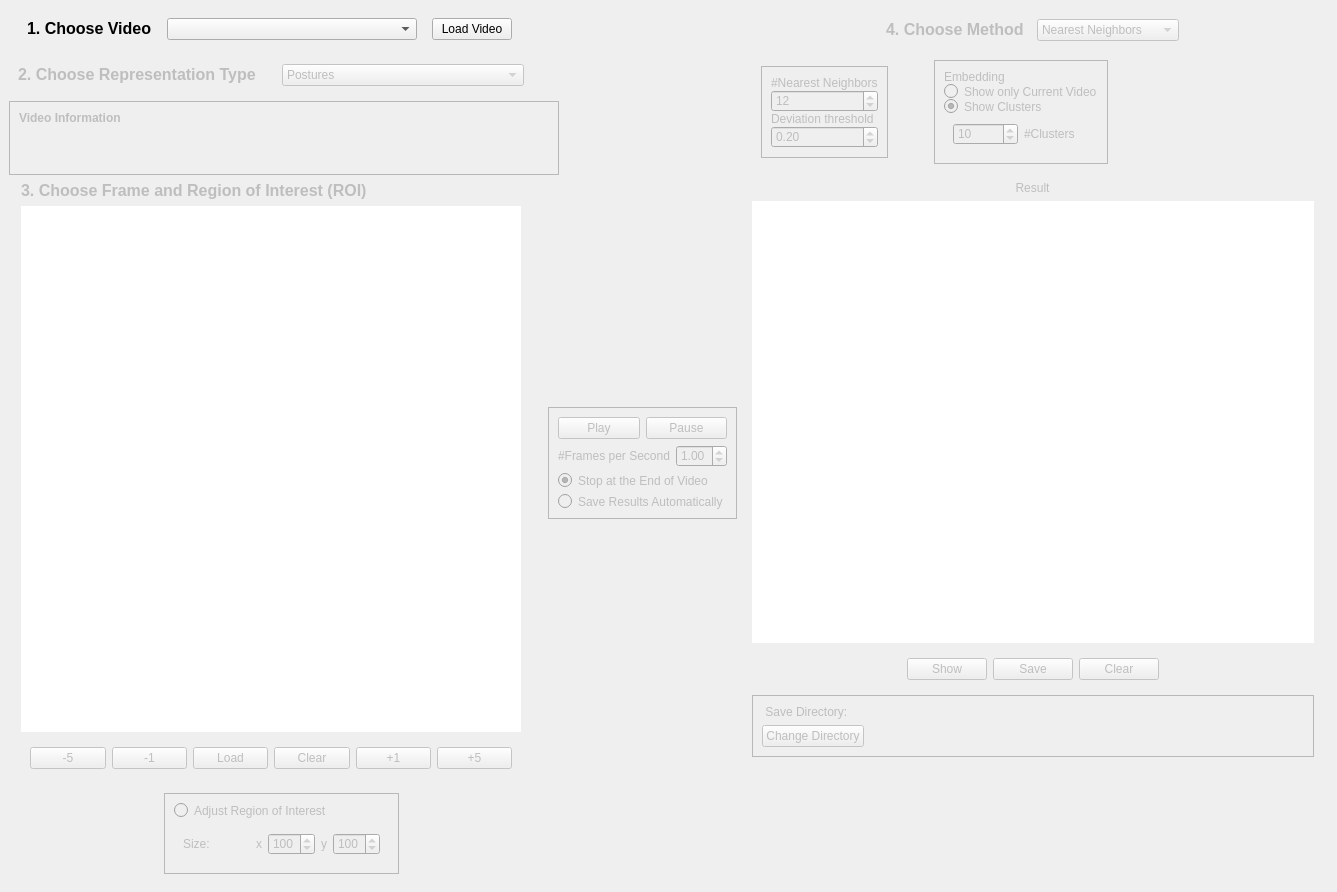
<?xml version="1.0" encoding="UTF-8"?>
<ui version="4.0">
 <class>MainWindow</class>
 <widget class="QMainWindow" name="MainWindow">
  <property name="geometry">
   <rect>
    <x>0</x>
    <y>0</y>
    <width>1337</width>
    <height>892</height>
   </rect>
  </property>
  <property name="windowTitle">
   <string>Similarity</string>
  </property>
  <property name="windowIcon">
   <iconset>
    <normaloff>:/compvis.jpg</normaloff>:/compvis.jpg</iconset>
  </property>
  <widget class="QWidget" name="centralwidget">
   <layout class="QGridLayout" name="gridLayout_6">
    <item row="1" column="0">
     <widget class="QWidget" name="Widget_chooseReprType" native="true">
      <property name="enabled">
       <bool>false</bool>
      </property>
      <layout class="QHBoxLayout" name="horizontalLayout_4">
       <property name="spacing">
        <number>21</number>
       </property>
       <item>
        <widget class="QLabel" name="Label_chooseReprType">
         <property name="text">
          <string>&lt;html&gt;&lt;head/&gt;&lt;body&gt;&lt;p&gt;&lt;span style=&quot; font-size:12pt; font-weight:600;&quot;&gt;2. Choose Representation Type&lt;/span&gt;&lt;/p&gt;&lt;/body&gt;&lt;/html&gt;</string>
         </property>
        </widget>
       </item>
       <item>
        <widget class="QComboBox" name="ComboBox_chooseReprType">
         <item>
          <property name="text">
           <string>Postures</string>
          </property>
         </item>
         <item>
          <property name="text">
           <string>Sequences</string>
          </property>
         </item>
        </widget>
       </item>
      </layout>
     </widget>
    </item>
    <item row="0" column="0">
     <widget class="QWidget" name="Widget_chooseVideo" native="true">
      <property name="sizePolicy">
       <sizepolicy hsizetype="Maximum" vsizetype="Maximum">
        <horstretch>0</horstretch>
        <verstretch>0</verstretch>
       </sizepolicy>
      </property>
      <property name="maximumSize">
       <size>
        <width>550</width>
        <height>16777215</height>
       </size>
      </property>
      <layout class="QHBoxLayout" name="horizontalLayout_2">
       <item>
        <widget class="QLabel" name="Label_video">
         <property name="sizePolicy">
          <sizepolicy hsizetype="Maximum" vsizetype="Preferred">
           <horstretch>0</horstretch>
           <verstretch>0</verstretch>
          </sizepolicy>
         </property>
         <property name="text">
          <string>&lt;html&gt;&lt;head/&gt;&lt;body&gt;&lt;p&gt;&lt;span style=&quot; font-size:12pt; font-weight:600;&quot;&gt;1. Choose Video&lt;/span&gt;&lt;/p&gt;&lt;/body&gt;&lt;/html&gt;</string>
         </property>
        </widget>
       </item>
       <item>
        <widget class="QComboBox" name="ComboBox_chooseVideo">
         <property name="sizePolicy">
          <sizepolicy hsizetype="Maximum" vsizetype="Maximum">
           <horstretch>0</horstretch>
           <verstretch>0</verstretch>
          </sizepolicy>
         </property>
         <property name="minimumSize">
          <size>
           <width>250</width>
           <height>0</height>
          </size>
         </property>
         <property name="editable">
          <bool>false</bool>
         </property>
        </widget>
       </item>
       <item>
        <widget class="QPushButton" name="PushButton_confirmVideo">
         <property name="sizePolicy">
          <sizepolicy hsizetype="Maximum" vsizetype="Preferred">
           <horstretch>0</horstretch>
           <verstretch>0</verstretch>
          </sizepolicy>
         </property>
         <property name="text">
          <string>Load Video</string>
         </property>
        </widget>
       </item>
      </layout>
     </widget>
    </item>
    <item row="3" column="2">
     <layout class="QVBoxLayout" name="verticalLayout_7">
      <property name="rightMargin">
       <number>14</number>
      </property>
      <item alignment="Qt::AlignHCenter">
       <widget class="QLabel" name="Label_showResult_title">
        <property name="enabled">
         <bool>false</bool>
        </property>
        <property name="text">
         <string>&lt;html&gt;&lt;head/&gt;&lt;body&gt;&lt;p align=&quot;center&quot;&gt;Result&lt;/p&gt;&lt;/body&gt;&lt;/html&gt;</string>
        </property>
       </widget>
      </item>
      <item>
       <widget class="QLabel" name="Label_showResult">
        <property name="sizePolicy">
         <sizepolicy hsizetype="Expanding" vsizetype="Expanding">
          <horstretch>0</horstretch>
          <verstretch>0</verstretch>
         </sizepolicy>
        </property>
        <property name="minimumSize">
         <size>
          <width>0</width>
          <height>0</height>
         </size>
        </property>
        <property name="styleSheet">
         <string notr="true">background-color: rgb(255, 255, 255);</string>
        </property>
        <property name="text">
         <string/>
        </property>
       </widget>
      </item>
      <item alignment="Qt::AlignHCenter">
       <widget class="QWidget" name="Widget_buttons_result" native="true">
        <property name="enabled">
         <bool>false</bool>
        </property>
        <property name="sizePolicy">
         <sizepolicy hsizetype="Maximum" vsizetype="Maximum">
          <horstretch>0</horstretch>
          <verstretch>0</verstretch>
         </sizepolicy>
        </property>
        <layout class="QHBoxLayout" name="horizontalLayout_8">
         <item>
          <widget class="QPushButton" name="PushButton_reloadResult">
           <property name="sizePolicy">
            <sizepolicy hsizetype="Maximum" vsizetype="Maximum">
             <horstretch>0</horstretch>
             <verstretch>0</verstretch>
            </sizepolicy>
           </property>
           <property name="text">
            <string>Show</string>
           </property>
          </widget>
         </item>
         <item>
          <widget class="QPushButton" name="PushButton_saveResult">
           <property name="text">
            <string>Save</string>
           </property>
          </widget>
         </item>
         <item>
          <widget class="QPushButton" name="PushButton_clearResult">
           <property name="sizePolicy">
            <sizepolicy hsizetype="Maximum" vsizetype="Maximum">
             <horstretch>0</horstretch>
             <verstretch>0</verstretch>
            </sizepolicy>
           </property>
           <property name="text">
            <string>Clear</string>
           </property>
          </widget>
         </item>
        </layout>
       </widget>
      </item>
      <item>
       <widget class="QFrame" name="Frame_save">
        <property name="enabled">
         <bool>false</bool>
        </property>
        <property name="styleSheet">
         <string notr="true">border-color: rgb(0, 0, 0);</string>
        </property>
        <property name="frameShape">
         <enum>QFrame::StyledPanel</enum>
        </property>
        <property name="frameShadow">
         <enum>QFrame::Raised</enum>
        </property>
        <layout class="QGridLayout" name="gridLayout_4">
         <item row="1" column="0">
          <widget class="QPushButton" name="PushButton_save_changeFolder">
           <property name="text">
            <string>Change Directory</string>
           </property>
          </widget>
         </item>
         <item row="1" column="1">
          <spacer name="horizontalSpacer_2">
           <property name="orientation">
            <enum>Qt::Horizontal</enum>
           </property>
           <property name="sizeHint" stdset="0">
            <size>
             <width>40</width>
             <height>20</height>
            </size>
           </property>
          </spacer>
         </item>
         <item row="0" column="0">
          <widget class="QLabel" name="Label_save_label">
           <property name="text">
            <string> Save Directory:</string>
           </property>
          </widget>
         </item>
         <item row="0" column="1">
          <widget class="QLabel" name="Label_save_currentFolder">
           <property name="text">
            <string/>
           </property>
           <property name="wordWrap">
            <bool>true</bool>
           </property>
          </widget>
         </item>
        </layout>
       </widget>
      </item>
      <item>
       <widget class="QWidget" name="widget_2" native="true">
        <property name="sizePolicy">
         <sizepolicy hsizetype="Preferred" vsizetype="Fixed">
          <horstretch>0</horstretch>
          <verstretch>0</verstretch>
         </sizepolicy>
        </property>
        <property name="minimumSize">
         <size>
          <width>0</width>
          <height>120</height>
         </size>
        </property>
        <property name="maximumSize">
         <size>
          <width>16777215</width>
          <height>120</height>
         </size>
        </property>
        <property name="styleSheet">
         <string notr="true"/>
        </property>
        <layout class="QVBoxLayout" name="verticalLayout_5">
         <item>
          <spacer name="verticalSpacer">
           <property name="orientation">
            <enum>Qt::Vertical</enum>
           </property>
           <property name="sizeType">
            <enum>QSizePolicy::Maximum</enum>
           </property>
           <property name="sizeHint" stdset="0">
            <size>
             <width>20</width>
             <height>100</height>
            </size>
           </property>
          </spacer>
         </item>
         <item>
          <widget class="QLabel" name="Label_info_inbetween">
           <property name="sizePolicy">
            <sizepolicy hsizetype="Preferred" vsizetype="Preferred">
             <horstretch>0</horstretch>
             <verstretch>0</verstretch>
            </sizepolicy>
           </property>
           <property name="minimumSize">
            <size>
             <width>0</width>
             <height>0</height>
            </size>
           </property>
           <property name="text">
            <string/>
           </property>
           <property name="wordWrap">
            <bool>true</bool>
           </property>
          </widget>
         </item>
        </layout>
       </widget>
      </item>
      <item>
       <layout class="QHBoxLayout" name="horizontalLayout">
        <property name="leftMargin">
         <number>0</number>
        </property>
        <property name="rightMargin">
         <number>0</number>
        </property>
       </layout>
      </item>
     </layout>
    </item>
    <item row="0" column="2" rowspan="3">
     <layout class="QVBoxLayout" name="Layout_method">
      <property name="spacing">
       <number>0</number>
      </property>
      <property name="leftMargin">
       <number>0</number>
      </property>
      <property name="rightMargin">
       <number>14</number>
      </property>
      <item alignment="Qt::AlignHCenter">
       <widget class="QWidget" name="Widget_method" native="true">
        <property name="enabled">
         <bool>false</bool>
        </property>
        <property name="sizePolicy">
         <sizepolicy hsizetype="Maximum" vsizetype="Maximum">
          <horstretch>0</horstretch>
          <verstretch>0</verstretch>
         </sizepolicy>
        </property>
        <layout class="QGridLayout" name="gridLayout_5">
         <item row="0" column="0">
          <layout class="QHBoxLayout" name="horizontalLayout_10">
           <property name="spacing">
            <number>13</number>
           </property>
           <item>
            <widget class="QLabel" name="Label_chooseMethod">
             <property name="sizePolicy">
              <sizepolicy hsizetype="Maximum" vsizetype="Maximum">
               <horstretch>0</horstretch>
               <verstretch>0</verstretch>
              </sizepolicy>
             </property>
             <property name="text">
              <string>&lt;html&gt;&lt;head/&gt;&lt;body&gt;&lt;p&gt;&lt;span style=&quot; font-size:12pt; font-weight:600;&quot;&gt;4. Choose Method&lt;/span&gt;&lt;/p&gt;&lt;/body&gt;&lt;/html&gt;</string>
             </property>
            </widget>
           </item>
           <item>
            <widget class="QComboBox" name="ComboBox_compute">
             <property name="sizePolicy">
              <sizepolicy hsizetype="Maximum" vsizetype="Maximum">
               <horstretch>0</horstretch>
               <verstretch>0</verstretch>
              </sizepolicy>
             </property>
             <item>
              <property name="text">
               <string>Nearest Neighbors</string>
              </property>
             </item>
             <item>
              <property name="text">
               <string>Low-dim Embedding</string>
              </property>
             </item>
             <item>
              <property name="text">
               <string>Magnification</string>
              </property>
             </item>
            </widget>
           </item>
          </layout>
         </item>
        </layout>
       </widget>
      </item>
      <item>
       <widget class="QWidget" name="Widget_methodParameters" native="true">
        <property name="sizePolicy">
         <sizepolicy hsizetype="Maximum" vsizetype="Maximum">
          <horstretch>0</horstretch>
          <verstretch>0</verstretch>
         </sizepolicy>
        </property>
        <layout class="QHBoxLayout" name="horizontalLayout_5">
         <item>
          <widget class="QFrame" name="Frame_nrNN">
           <property name="enabled">
            <bool>false</bool>
           </property>
           <property name="sizePolicy">
            <sizepolicy hsizetype="Maximum" vsizetype="Maximum">
             <horstretch>0</horstretch>
             <verstretch>0</verstretch>
            </sizepolicy>
           </property>
           <property name="styleSheet">
            <string notr="true">border-color: rgb(0, 0, 0);</string>
           </property>
           <property name="frameShape">
            <enum>QFrame::StyledPanel</enum>
           </property>
           <property name="frameShadow">
            <enum>QFrame::Raised</enum>
           </property>
           <layout class="QGridLayout" name="gridLayout_8">
            <item row="0" column="0">
             <layout class="QVBoxLayout" name="verticalLayout_2">
              <property name="spacing">
               <number>0</number>
              </property>
              <item>
               <widget class="QLabel" name="Label_NN">
                <property name="sizePolicy">
                 <sizepolicy hsizetype="Preferred" vsizetype="Preferred">
                  <horstretch>0</horstretch>
                  <verstretch>0</verstretch>
                 </sizepolicy>
                </property>
                <property name="text">
                 <string>&lt;html&gt;&lt;head/&gt;&lt;body&gt;&lt;p&gt;#Nearest Neighbors&lt;/p&gt;&lt;/body&gt;&lt;/html&gt;</string>
                </property>
               </widget>
              </item>
              <item>
               <widget class="QSpinBox" name="SpinBox_chooseNumberNN">
                <property name="sizePolicy">
                 <sizepolicy hsizetype="Preferred" vsizetype="Preferred">
                  <horstretch>0</horstretch>
                  <verstretch>0</verstretch>
                 </sizepolicy>
                </property>
                <property name="minimum">
                 <number>1</number>
                </property>
                <property name="maximum">
                 <number>50</number>
                </property>
                <property name="value">
                 <number>12</number>
                </property>
               </widget>
              </item>
              <item>
               <widget class="QLabel" name="label_magnification_th">
                <property name="text">
                 <string>Deviation threshold</string>
                </property>
               </widget>
              </item>
              <item>
               <widget class="QDoubleSpinBox" name="doubleSpinBox_magnification_th">
                <property name="enabled">
                 <bool>false</bool>
                </property>
                <property name="singleStep">
                 <double>0.010000000000000</double>
                </property>
                <property name="value">
                 <double>0.200000000000000</double>
                </property>
               </widget>
              </item>
             </layout>
            </item>
           </layout>
          </widget>
         </item>
         <item>
          <spacer name="horizontalSpacer_3">
           <property name="orientation">
            <enum>Qt::Horizontal</enum>
           </property>
           <property name="sizeType">
            <enum>QSizePolicy::Expanding</enum>
           </property>
           <property name="sizeHint" stdset="0">
            <size>
             <width>40</width>
             <height>20</height>
            </size>
           </property>
          </spacer>
         </item>
         <item>
          <widget class="QFrame" name="Frame_embSource">
           <property name="enabled">
            <bool>false</bool>
           </property>
           <property name="sizePolicy">
            <sizepolicy hsizetype="Maximum" vsizetype="Maximum">
             <horstretch>0</horstretch>
             <verstretch>0</verstretch>
            </sizepolicy>
           </property>
           <property name="styleSheet">
            <string notr="true">border-color: rgb(0, 0, 0);</string>
           </property>
           <property name="frameShape">
            <enum>QFrame::StyledPanel</enum>
           </property>
           <property name="frameShadow">
            <enum>QFrame::Raised</enum>
           </property>
           <layout class="QGridLayout" name="gridLayout_2">
            <item row="0" column="1">
             <layout class="QVBoxLayout" name="verticalLayout_9">
              <property name="spacing">
               <number>0</number>
              </property>
              <item>
               <widget class="QLabel" name="Label_embedding">
                <property name="text">
                 <string>Embedding</string>
                </property>
               </widget>
              </item>
              <item>
               <widget class="QRadioButton" name="RadioButton_embedding">
                <property name="text">
                 <string>Show only Current Video</string>
                </property>
                <property name="autoExclusive">
                 <bool>false</bool>
                </property>
               </widget>
              </item>
              <item>
               <widget class="QRadioButton" name="RadioButton_showClusters">
                <property name="text">
                 <string>Show Clusters</string>
                </property>
                <property name="checked">
                 <bool>true</bool>
                </property>
                <property name="autoExclusive">
                 <bool>false</bool>
                </property>
               </widget>
              </item>
              <item>
               <widget class="QWidget" name="Widget_nrClusters" native="true">
                <layout class="QHBoxLayout" name="horizontalLayout_3">
                 <item>
                  <widget class="QSpinBox" name="SpinBox_nrClusters">
                   <property name="minimum">
                    <number>5</number>
                   </property>
                   <property name="maximum">
                    <number>50</number>
                   </property>
                   <property name="value">
                    <number>10</number>
                   </property>
                  </widget>
                 </item>
                 <item>
                  <widget class="QLabel" name="Label_nrClusters">
                   <property name="text">
                    <string>#Clusters</string>
                   </property>
                  </widget>
                 </item>
                </layout>
               </widget>
              </item>
             </layout>
            </item>
           </layout>
          </widget>
         </item>
        </layout>
       </widget>
      </item>
     </layout>
    </item>
    <item row="3" column="1">
     <widget class="QWidget" name="Widget_play" native="true">
      <layout class="QVBoxLayout" name="verticalLayout_4">
       <item>
        <spacer name="verticalSpacer_4">
         <property name="orientation">
          <enum>Qt::Vertical</enum>
         </property>
         <property name="sizeType">
          <enum>QSizePolicy::Preferred</enum>
         </property>
         <property name="sizeHint" stdset="0">
          <size>
           <width>20</width>
           <height>350</height>
          </size>
         </property>
        </spacer>
       </item>
       <item>
        <widget class="QFrame" name="Frame_play">
         <property name="enabled">
          <bool>false</bool>
         </property>
         <property name="sizePolicy">
          <sizepolicy hsizetype="Maximum" vsizetype="Maximum">
           <horstretch>0</horstretch>
           <verstretch>0</verstretch>
          </sizepolicy>
         </property>
         <property name="styleSheet">
          <string notr="true">border-color: rgb(0, 0, 0);</string>
         </property>
         <property name="frameShape">
          <enum>QFrame::StyledPanel</enum>
         </property>
         <property name="frameShadow">
          <enum>QFrame::Raised</enum>
         </property>
         <layout class="QVBoxLayout" name="verticalLayout">
          <item>
           <layout class="QVBoxLayout" name="verticalLayout_3">
            <property name="spacing">
             <number>6</number>
            </property>
            <item>
             <layout class="QHBoxLayout" name="horizontalLayout_9">
              <property name="spacing">
               <number>6</number>
              </property>
              <item>
               <widget class="QPushButton" name="PushButton_play">
                <property name="text">
                 <string>Play</string>
                </property>
               </widget>
              </item>
              <item>
               <widget class="QPushButton" name="PushButton_pause">
                <property name="text">
                 <string>Pause</string>
                </property>
               </widget>
              </item>
             </layout>
            </item>
            <item>
             <layout class="QHBoxLayout" name="horizontalLayout_7">
              <property name="spacing">
               <number>6</number>
              </property>
              <item>
               <widget class="QLabel" name="Label_slider">
                <property name="text">
                 <string>&lt;html&gt;&lt;head/&gt;&lt;body&gt;&lt;p align=&quot;center&quot;&gt;#Frames per Second&lt;/p&gt;&lt;/body&gt;&lt;/html&gt;</string>
                </property>
               </widget>
              </item>
              <item>
               <widget class="QDoubleSpinBox" name="DoubleSpinBox_secPerFrame">
                <property name="minimum">
                 <double>0.200000000000000</double>
                </property>
                <property name="maximum">
                 <double>5.000000000000000</double>
                </property>
                <property name="singleStep">
                 <double>0.200000000000000</double>
                </property>
                <property name="value">
                 <double>1.000000000000000</double>
                </property>
               </widget>
              </item>
             </layout>
            </item>
           </layout>
          </item>
          <item>
           <widget class="QRadioButton" name="RadioButton_play_automaticStop">
            <property name="text">
             <string>Stop at the End of Video</string>
            </property>
            <property name="checked">
             <bool>true</bool>
            </property>
            <property name="autoExclusive">
             <bool>false</bool>
            </property>
           </widget>
          </item>
          <item>
           <widget class="QRadioButton" name="RadioButton_automaticSaving">
            <property name="text">
             <string>Save Results Automatically</string>
            </property>
            <property name="autoExclusive">
             <bool>false</bool>
            </property>
           </widget>
          </item>
         </layout>
        </widget>
       </item>
       <item>
        <spacer name="verticalSpacer_5">
         <property name="orientation">
          <enum>Qt::Vertical</enum>
         </property>
         <property name="sizeType">
          <enum>QSizePolicy::Preferred</enum>
         </property>
         <property name="sizeHint" stdset="0">
          <size>
           <width>20</width>
           <height>487</height>
          </size>
         </property>
        </spacer>
       </item>
      </layout>
     </widget>
    </item>
    <item row="2" column="0" colspan="2">
     <widget class="QFrame" name="Frame_vidInfo">
      <property name="enabled">
       <bool>false</bool>
      </property>
      <property name="sizePolicy">
       <sizepolicy hsizetype="Maximum" vsizetype="Maximum">
        <horstretch>0</horstretch>
        <verstretch>0</verstretch>
       </sizepolicy>
      </property>
      <property name="minimumSize">
       <size>
        <width>550</width>
        <height>0</height>
       </size>
      </property>
      <property name="styleSheet">
       <string notr="true">border-color: rgb(0, 0, 0);
border-width: 10</string>
      </property>
      <property name="frameShape">
       <enum>QFrame::StyledPanel</enum>
      </property>
      <property name="frameShadow">
       <enum>QFrame::Raised</enum>
      </property>
      <layout class="QGridLayout" name="gridLayout">
       <item row="0" column="0">
        <widget class="QLabel" name="Label_info_title">
         <property name="text">
          <string>&lt;html&gt;&lt;head/&gt;&lt;body&gt;&lt;p&gt;&lt;span style=&quot; font-weight:600;&quot;&gt;Video Information&lt;/span&gt;&lt;/p&gt;&lt;/body&gt;&lt;/html&gt;</string>
         </property>
        </widget>
       </item>
       <item row="2" column="0">
        <widget class="QLabel" name="Label_info_video">
         <property name="styleSheet">
          <string notr="true"/>
         </property>
         <property name="text">
          <string/>
         </property>
        </widget>
       </item>
       <item row="1" column="0">
        <widget class="QLabel" name="Label_info_project">
         <property name="styleSheet">
          <string notr="true"/>
         </property>
         <property name="text">
          <string/>
         </property>
        </widget>
       </item>
      </layout>
     </widget>
    </item>
    <item row="3" column="0">
     <layout class="QVBoxLayout" name="Layout_chooseFrame">
      <property name="leftMargin">
       <number>12</number>
      </property>
      <property name="rightMargin">
       <number>12</number>
      </property>
      <item>
       <widget class="QLabel" name="Label_frame">
        <property name="enabled">
         <bool>false</bool>
        </property>
        <property name="sizePolicy">
         <sizepolicy hsizetype="Preferred" vsizetype="Preferred">
          <horstretch>0</horstretch>
          <verstretch>0</verstretch>
         </sizepolicy>
        </property>
        <property name="text">
         <string>&lt;html&gt;&lt;head/&gt;&lt;body&gt;&lt;p&gt;&lt;span style=&quot; font-size:12pt; font-weight:600;&quot;&gt;3. Choose Frame and Region of Interest (ROI)&lt;/span&gt;&lt;/p&gt;&lt;/body&gt;&lt;/html&gt;</string>
        </property>
       </widget>
      </item>
      <item>
       <widget class="QLabel" name="Label_showFrame">
        <property name="enabled">
         <bool>true</bool>
        </property>
        <property name="sizePolicy">
         <sizepolicy hsizetype="Maximum" vsizetype="Expanding">
          <horstretch>0</horstretch>
          <verstretch>0</verstretch>
         </sizepolicy>
        </property>
        <property name="minimumSize">
         <size>
          <width>450</width>
          <height>400</height>
         </size>
        </property>
        <property name="maximumSize">
         <size>
          <width>500</width>
          <height>16777215</height>
         </size>
        </property>
        <property name="styleSheet">
         <string notr="true">background-color: rgb(255, 255, 255);</string>
        </property>
        <property name="text">
         <string/>
        </property>
       </widget>
      </item>
      <item>
       <widget class="QWidget" name="Widget_buttons_frame" native="true">
        <property name="enabled">
         <bool>false</bool>
        </property>
        <property name="sizePolicy">
         <sizepolicy hsizetype="Maximum" vsizetype="Preferred">
          <horstretch>0</horstretch>
          <verstretch>0</verstretch>
         </sizepolicy>
        </property>
        <property name="maximumSize">
         <size>
          <width>500</width>
          <height>16777215</height>
         </size>
        </property>
        <layout class="QHBoxLayout" name="horizontalLayout_12">
         <item>
          <widget class="QPushButton" name="PushButton_goLeftLeft">
           <property name="sizePolicy">
            <sizepolicy hsizetype="Preferred" vsizetype="Preferred">
             <horstretch>0</horstretch>
             <verstretch>0</verstretch>
            </sizepolicy>
           </property>
           <property name="text">
            <string>-5</string>
           </property>
          </widget>
         </item>
         <item>
          <widget class="QPushButton" name="PushButton_goLeft">
           <property name="sizePolicy">
            <sizepolicy hsizetype="Preferred" vsizetype="Preferred">
             <horstretch>0</horstretch>
             <verstretch>0</verstretch>
            </sizepolicy>
           </property>
           <property name="text">
            <string>-1</string>
           </property>
          </widget>
         </item>
         <item>
          <widget class="QPushButton" name="PushButton_reloadFrame">
           <property name="sizePolicy">
            <sizepolicy hsizetype="Maximum" vsizetype="Maximum">
             <horstretch>0</horstretch>
             <verstretch>0</verstretch>
            </sizepolicy>
           </property>
           <property name="text">
            <string>Load</string>
           </property>
          </widget>
         </item>
         <item>
          <widget class="QPushButton" name="PushButton_clearFrame">
           <property name="sizePolicy">
            <sizepolicy hsizetype="Maximum" vsizetype="Maximum">
             <horstretch>0</horstretch>
             <verstretch>0</verstretch>
            </sizepolicy>
           </property>
           <property name="text">
            <string>Clear</string>
           </property>
          </widget>
         </item>
         <item>
          <widget class="QPushButton" name="PushButton_goRight">
           <property name="sizePolicy">
            <sizepolicy hsizetype="Preferred" vsizetype="Preferred">
             <horstretch>0</horstretch>
             <verstretch>0</verstretch>
            </sizepolicy>
           </property>
           <property name="toolTip">
            <string extracomment="Move 1 frame forward"/>
           </property>
           <property name="text">
            <string>+1</string>
           </property>
          </widget>
         </item>
         <item>
          <widget class="QPushButton" name="PushButton_goRightRight">
           <property name="sizePolicy">
            <sizepolicy hsizetype="Preferred" vsizetype="Preferred">
             <horstretch>0</horstretch>
             <verstretch>0</verstretch>
            </sizepolicy>
           </property>
           <property name="toolTip">
            <string/>
           </property>
           <property name="text">
            <string>+5</string>
           </property>
          </widget>
         </item>
        </layout>
       </widget>
      </item>
      <item>
       <widget class="QWidget" name="widget" native="true">
        <layout class="QHBoxLayout" name="horizontalLayout_11">
         <item>
          <spacer name="horizontalSpacer_8">
           <property name="orientation">
            <enum>Qt::Horizontal</enum>
           </property>
           <property name="sizeType">
            <enum>QSizePolicy::Preferred</enum>
           </property>
           <property name="sizeHint" stdset="0">
            <size>
             <width>42</width>
             <height>20</height>
            </size>
           </property>
          </spacer>
         </item>
         <item>
          <widget class="QFrame" name="Frame_adjustBB">
           <property name="enabled">
            <bool>false</bool>
           </property>
           <property name="sizePolicy">
            <sizepolicy hsizetype="Maximum" vsizetype="Maximum">
             <horstretch>0</horstretch>
             <verstretch>0</verstretch>
            </sizepolicy>
           </property>
           <property name="styleSheet">
            <string notr="true">border-color: rgb(0, 0, 0);</string>
           </property>
           <property name="frameShape">
            <enum>QFrame::StyledPanel</enum>
           </property>
           <property name="frameShadow">
            <enum>QFrame::Raised</enum>
           </property>
           <layout class="QVBoxLayout" name="verticalLayout_6">
            <item>
             <widget class="QRadioButton" name="RadioButton_adjustBB">
              <property name="text">
               <string>Adjust Region of Interest</string>
              </property>
             </widget>
            </item>
            <item>
             <widget class="QWidget" name="Widget_changeBBSize" native="true">
              <layout class="QGridLayout" name="gridLayout_3">
               <item row="0" column="0">
                <layout class="QHBoxLayout" name="horizontalLayout_6">
                 <item>
                  <widget class="QLabel" name="Label_BBSize_desc">
                   <property name="text">
                    <string>Size:</string>
                   </property>
                  </widget>
                 </item>
                 <item>
                  <spacer name="horizontalSpacer">
                   <property name="orientation">
                    <enum>Qt::Horizontal</enum>
                   </property>
                   <property name="sizeType">
                    <enum>QSizePolicy::Preferred</enum>
                   </property>
                   <property name="sizeHint" stdset="0">
                    <size>
                     <width>40</width>
                     <height>20</height>
                    </size>
                   </property>
                  </spacer>
                 </item>
                 <item>
                  <widget class="QLabel" name="Label_BBSize_x">
                   <property name="text">
                    <string>x</string>
                   </property>
                  </widget>
                 </item>
                 <item>
                  <widget class="QSpinBox" name="SpinBox_BBSize_x">
                   <property name="minimum">
                    <number>30</number>
                   </property>
                   <property name="maximum">
                    <number>500</number>
                   </property>
                   <property name="value">
                    <number>100</number>
                   </property>
                  </widget>
                 </item>
                 <item>
                  <widget class="QLabel" name="Label_BBSize_y">
                   <property name="text">
                    <string>y</string>
                   </property>
                  </widget>
                 </item>
                 <item>
                  <widget class="QSpinBox" name="SpinBox_BBSize_y">
                   <property name="minimum">
                    <number>30</number>
                   </property>
                   <property name="maximum">
                    <number>500</number>
                   </property>
                   <property name="value">
                    <number>100</number>
                   </property>
                  </widget>
                 </item>
                </layout>
               </item>
              </layout>
             </widget>
            </item>
           </layout>
          </widget>
         </item>
         <item>
          <spacer name="horizontalSpacer_7">
           <property name="orientation">
            <enum>Qt::Horizontal</enum>
           </property>
           <property name="sizeType">
            <enum>QSizePolicy::Preferred</enum>
           </property>
           <property name="sizeHint" stdset="0">
            <size>
             <width>21</width>
             <height>20</height>
            </size>
           </property>
          </spacer>
         </item>
        </layout>
       </widget>
      </item>
     </layout>
    </item>
   </layout>
   <zorder>Widget_chooseVideo</zorder>
   <zorder>Widget_chooseReprType</zorder>
   <zorder>Frame_vidInfo</zorder>
   <zorder>Widget_play</zorder>
   <zorder></zorder>
   <zorder>label_magnification_th</zorder>
   <zorder>doubleSpinBox_magnification_th</zorder>
   <zorder>frame</zorder>
  </widget>
 </widget>
 <resources>
  <include location="resource.qrc"/>
 </resources>
 <connections/>
</ui>
